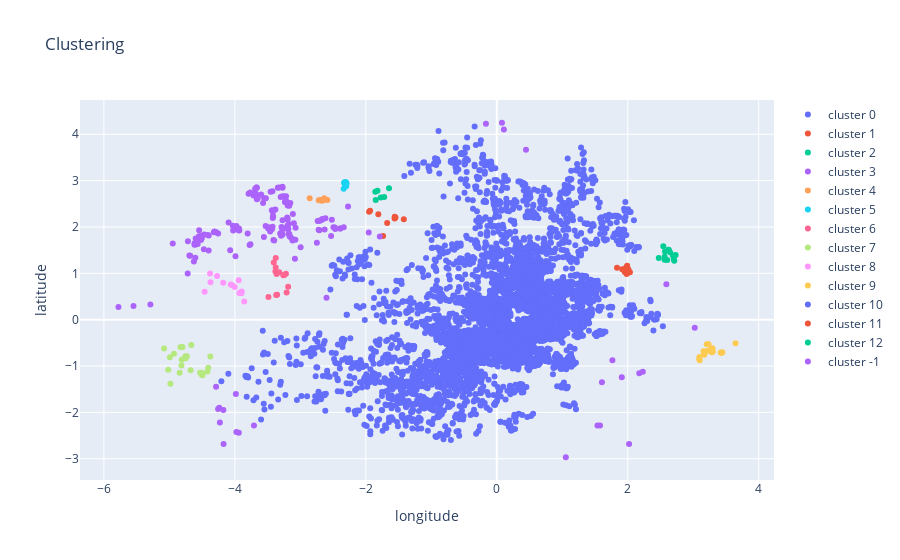

The cell this chart's notebook holds for it:
### Code cell
plot_data = []
for clus in set(data_db['cluster']):
    df = data_ac[data_db['cluster'] == clus]
    plot_data.append(go.Scatter(x= df['longitude'], y= df['latitude'], 
                                # text=df["name"], 
                                name = 'cluster ' + str(clus), mode = 'markers'))

layout = go.Layout(xaxis = dict(title='longitude'), yaxis = dict(title= 'latitude'), 
                   title = 'Clustering')
fig = go.Figure(data= plot_data, layout=layout)
plotly.offline.iplot(fig)

### Figure 1 — Plotly figure (JSON) as saved in the notebook; plotly's stock layout.template omitted (floating-point values rounded to 4 significant figures; data arrays with more than 128 entries replaced by an {"elided": "..."} marker saying what was removed)
{"data": [{"mode": "markers", "name": "cluster 0", "type": "scatter", "x": {"elided": "9338 float values"}, "y": {"elided": "9338 float values"}}, {"mode": "markers", "name": "cluster 1", "type": "scatter", "x": [1.983, 1.96, 1.978, 1.955, 1.962, 1.978, 1.961, 1.836, 2.005, 1.916, 1.935, 1.975, 2.033, 2.01, 1.991], "y": [0.984, 1.078, 1.087, 1.027, 1.078, 1.112, 1.048, 1.122, 1.02, 1.085, 1.077, 1.123, 1.023, 1.084, 1.162]}, {"mode": "markers", "name": "cluster 2", "type": "scatter", "x": [2.711, 2.603, 2.731, 2.622, 2.569, 2.627, 2.474, 2.646, 2.544, 2.703, 2.69, 2.563, 2.564], "y": [1.271, 1.287, 1.397, 1.509, 1.472, 1.501, 1.329, 1.454, 1.583, 1.303, 1.386, 1.291, 1.359]}, {"mode": "markers", "name": "cluster 3", "type": "scatter", "x": {"elided": "152 float values"}, "y": {"elided": "152 float values"}}, {"mode": "markers", "name": "cluster 4", "type": "scatter", "x": [-2.588, -2.72, -2.64, -2.656, -2.699, -2.655, -2.635, -2.858, -2.674], "y": [2.584, 2.578, 2.587, 2.595, 2.58, 2.575, 2.617, 2.617, 2.564]}, {"mode": "markers", "name": "cluster 5", "type": "scatter", "x": [-2.338, -2.322, -2.317, -2.331, -2.328, -2.302, -2.317, -2.301, -2.294], "y": [2.823, 2.935, 2.933, 2.955, 2.96, 2.962, 2.963, 2.876, 2.937]}, {"mode": "markers", "name": "cluster 6", "type": "scatter", "x": [-3.381, -3.323, -3.22, -3.247, -3.26, -3.376, -3.362, -3.187, -3.37, -3.21, -3.355, -3.487, -3.376, -3.406], "y": [1.04, 1.022, 0.9886, 0.9644, 0.96, 1.124, 0.9862, 0.7074, 0.5335, 0.5831, 0.5357, 0.4868, 1.328, 1.233]}, {"mode": "markers", "name": "cluster 7", "type": "scatter", "x": [-4.495, -4.93, -4.509, -4.758, -4.811, -4.993, -4.676, -4.844, -4.532, -4.375, -4.985, -4.507, -4.42, -5.018, -4.497, -4.816, -4.407, -4.752, -4.665, -4.83, -4.757, -4.81, -4.801, -5.082, -4.734], "y": [-1.2, -0.7361, -1.182, -0.8264, -0.8671, -0.8089, -1.091, -1.144, -1.148, -0.7972, -1.385, -1.158, -1.121, -1.081, -1.162, -0.9895, -1.038, -0.8309, -0.545, -0.5978, -0.7912, -0.5913, -0.5915, -0.6245, -0.7904]}, {"mode": "markers", "name": "cluster 8", "type": "scatter", "x": [-4.462, -3.942, -4.002, -4.372, -4.179, -4.379, -4.273, -4.039, -3.896, -3.901, -4.064, -3.933, -3.857], "y": [0.6026, 0.8497, 0.7026, 0.8094, 0.7947, 0.996, 0.9398, 0.7424, 0.6077, 0.5673, 0.7603, 0.5766, 0.394]}, {"mode": "markers", "name": "cluster 9", "type": "scatter", "x": [3.27, 3.294, 3.099, 3.429, 3.092, 3.42, 3.17, 3.157, 3.167, 3.283, 3.207, 3.223, 3.294, 3.234, 3.278, 3.095, 3.299, 3.267, 3.445, 3.646], "y": [-0.6571, -0.6149, -0.8778, -0.7203, -0.8543, -0.7084, -0.7463, -0.6806, -0.7562, -0.7018, -0.5327, -0.6709, -0.6924, -0.5287, -0.6871, -0.8079, -0.6847, -0.6532, -0.7026, -0.5093]}, {"mode": "markers", "name": "cluster 10", "type": "scatter", "x": [1.016, 1.059, 1.109, 1.179, 1.21, 1.193], "y": [-1.83, -1.847, -1.871, -1.804, -1.936, -1.837]}, {"mode": "markers", "name": "cluster 11", "type": "scatter", "x": [-1.95, -1.737, -1.674, -1.935, -1.81, -1.547, -1.56, -1.421, -1.561], "y": [2.33, 1.804, 2.085, 2.349, 2.275, 2.205, 2.222, 2.168, 2.18]}, {"mode": "markers", "name": "cluster 12", "type": "scatter", "x": [-1.72, -1.646, -1.849, -1.823, -1.771, -1.855], "y": [2.647, 2.836, 2.583, 2.782, 2.638, 2.757]}, {"mode": "markers", "name": "cluster -1", "type": "scatter", "x": [1.054, -2.272, -3.709, -4.173, -3.94, -4.256, -3.977, -3.985, -4.287, -4.238, -4.23, -4.176, -5.29, -5.549, -5.778, 2.176, 2.23, 1.606, 1.538, 2.02, 1.766, -0.1663, 0.1079, 0.0789, -1.956, -1.786, 0.446, 3.023, 2.59, -2.601, -4.072, -3.991, 1.577, 1.909], "y": [-2.969, 2.44, -2.283, -2.681, -2.442, -1.928, -2.423, -1.605, -1.45, -1.902, -2.219, -1.948, 0.328, 0.2935, 0.2749, -1.156, -1.123, -1.353, -2.283, -2.681, -0.8775, 4.227, 4.102, 4.248, 1.879, 1.794, 3.667, -0.1754, 0.7622, 0.4749, 1.5, 1.368, -2.285, -1.243]}], "layout": {"title": {"text": "Clustering"}, "xaxis": {"title": {"text": "longitude"}}, "yaxis": {"title": {"text": "latitude"}}}}
